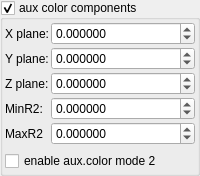
    <widget class="MyGroupBox" name="groupCheck_fold_color_aux_color_enabled_false">
     <property name="title">
      <string>aux color components</string>
     </property>
     <property name="checkable">
      <bool>true</bool>
     </property>
     <layout class="QVBoxLayout" name="verticalLayout_3">
      <property name="leftMargin">
       <number>2</number>
      </property>
      <property name="topMargin">
       <number>2</number>
      </property>
      <property name="rightMargin">
       <number>2</number>
      </property>
      <property name="bottomMargin">
       <number>2</number>
      </property>
      <item>
       <layout class="QGridLayout" name="gridLayout_16" columnstretch="0,1">
        <property name="spacing">
         <number>2</number>
        </property>
        <item row="2" column="0">
         <widget class="QLabel" name="label_38">
          <property name="text">
           <string>Z plane:</string>
          </property>
         </widget>
        </item>
        <item row="1" column="1">
         <widget class="MyDoubleSpinBox" name="spinbox3_mandelbox_color_y">
          <property name="sizePolicy">
           <sizepolicy hsizetype="Minimum" vsizetype="Maximum">
            <horstretch>0</horstretch>
            <verstretch>0</verstretch>
           </sizepolicy>
          </property>
          <property name="prefix">
           <string/>
          </property>
          <property name="suffix">
           <string/>
          </property>
          <property name="decimals">
           <number>6</number>
          </property>
          <property name="minimum">
           <double>-100.000000000000000</double>
          </property>
          <property name="maximum">
           <double>100.000000000000000</double>
          </property>
          <property name="singleStep">
           <double>0.100000000000000</double>
          </property>
         </widget>
        </item>
        <item row="0" column="0">
         <widget class="QLabel" name="label_31">
          <property name="text">
           <string>X plane:</string>
          </property>
         </widget>
        </item>
        <item row="0" column="1">
         <widget class="MyDoubleSpinBox" name="spinbox3_mandelbox_color_x">
          <property name="sizePolicy">
           <sizepolicy hsizetype="Minimum" vsizetype="Maximum">
            <horstretch>0</horstretch>
            <verstretch>0</verstretch>
           </sizepolicy>
          </property>
          <property name="prefix">
           <string/>
          </property>
          <property name="suffix">
           <string/>
          </property>
          <property name="decimals">
           <number>6</number>
          </property>
          <property name="minimum">
           <double>-100.000000000000000</double>
          </property>
          <property name="maximum">
           <double>100.000000000000000</double>
          </property>
          <property name="singleStep">
           <double>0.100000000000000</double>
          </property>
         </widget>
        </item>
        <item row="2" column="1">
         <widget class="MyDoubleSpinBox" name="spinbox3_mandelbox_color_z">
          <property name="sizePolicy">
           <sizepolicy hsizetype="Minimum" vsizetype="Maximum">
            <horstretch>0</horstretch>
            <verstretch>0</verstretch>
           </sizepolicy>
          </property>
          <property name="prefix">
           <string/>
          </property>
          <property name="suffix">
           <string/>
          </property>
          <property name="decimals">
           <number>6</number>
          </property>
          <property name="minimum">
           <double>-100.000000000000000</double>
          </property>
          <property name="maximum">
           <double>100.000000000000000</double>
          </property>
          <property name="singleStep">
           <double>0.100000000000000</double>
          </property>
         </widget>
        </item>
        <item row="1" column="0">
         <widget class="QLabel" name="label_39">
          <property name="text">
           <string>Y plane:</string>
          </property>
         </widget>
        </item>
        <item row="4" column="0">
         <widget class="QLabel" name="label_41">
          <property name="text">
           <string>MaxR2</string>
          </property>
         </widget>
        </item>
        <item row="3" column="0">
         <widget class="QLabel" name="label_40">
          <property name="text">
           <string>MinR2:</string>
          </property>
         </widget>
        </item>
        <item row="4" column="1">
         <widget class="MyDoubleSpinBox" name="spinbox_mandelbox_color_Sp2">
          <property name="sizePolicy">
           <sizepolicy hsizetype="Minimum" vsizetype="Maximum">
            <horstretch>0</horstretch>
            <verstretch>0</verstretch>
           </sizepolicy>
          </property>
          <property name="prefix">
           <string/>
          </property>
          <property name="suffix">
           <string/>
          </property>
          <property name="decimals">
           <number>6</number>
          </property>
          <property name="minimum">
           <double>-100.000000000000000</double>
          </property>
          <property name="maximum">
           <double>100.000000000000000</double>
          </property>
          <property name="singleStep">
           <double>0.100000000000000</double>
          </property>
         </widget>
        </item>
        <item row="3" column="1">
         <widget class="MyDoubleSpinBox" name="spinbox_mandelbox_color_Sp1">
          <property name="sizePolicy">
           <sizepolicy hsizetype="Minimum" vsizetype="Maximum">
            <horstretch>0</horstretch>
            <verstretch>0</verstretch>
           </sizepolicy>
          </property>
          <property name="prefix">
           <string/>
          </property>
          <property name="suffix">
           <string/>
          </property>
          <property name="decimals">
           <number>6</number>
          </property>
          <property name="minimum">
           <double>-100.000000000000000</double>
          </property>
          <property name="maximum">
           <double>100.000000000000000</double>
          </property>
          <property name="singleStep">
           <double>0.100000000000000</double>
          </property>
         </widget>
        </item>
       </layout>
      </item>
      <item>
       <widget class="MyCheckBox" name="checkBox_transf_function_enabledCx_false">
        <property name="text">
         <string>enable aux.color mode 2</string>
        </property>
       </widget>
      </item>
     </layout>
    </widget>
